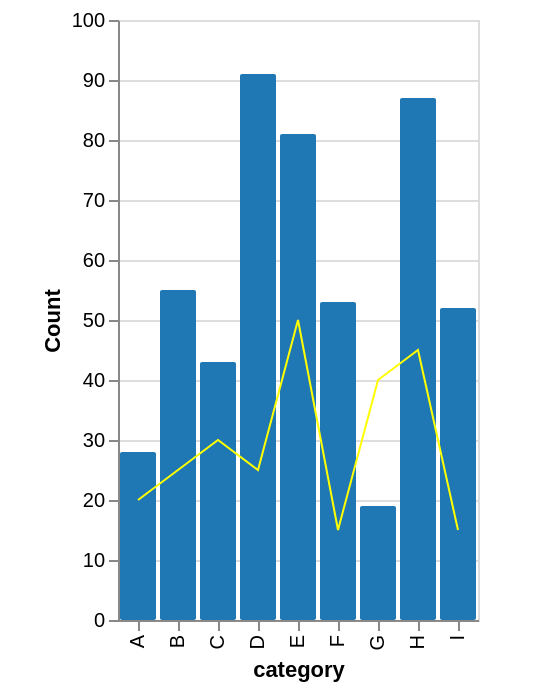

Specify this chart in Vega-Lite:
### Vega-Lite specification from a JSON file in a GitHub repository (floating-point values rounded to 4 significant figures)
{"$schema": "https://vega.github.io/schema/vega-lite/v4.json", "data": {"values": [{"a": "A", "b": 28, "c": 20}, {"a": "B", "b": 55, "c": 25}, {"a": "C", "b": 43, "c": 30}, {"a": "D", "b": 91, "c": 25}, {"a": "E", "b": 81, "c": 50}, {"a": "F", "b": 53, "c": 15}, {"a": "G", "b": 19, "c": 40}, {"a": "H", "b": 87, "c": 45}, {"a": "I", "b": 52, "c": 15}]}, "padding": {"left": 20, "top": 5, "right": 30, "bottom": 5}, "width": "container", "height": "container", "resolve": {"scale": {"color": "independent"}}, "background": "#ffffff", "layer": [{"mark": {"type": "bar", "cornerRadius": 1, "tooltip": true, "binSpacing": 1}, "encoding": {"x": {"field": "a", "type": "ordinal", "axis": {"title": "category", "orient": "bottom"}}, "y": {"type": "quantitative", "field": "b", "axis": {"title": "Count", "orient": "left"}}, "opacity": {"value": 1}, "color": {"value": "#1f77b4"}}}, {"mark": {"type": "line", "opacity": 1, "strokeWidth": 1, "interpolate": "linear", "strokeDash": 0, "tooltip": true}, "encoding": {"x": {"field": "a", "type": "ordinal"}, "y": {"field": "c", "type": "quantitative"}, "color": {"value": "#FFFF00"}}}]}
